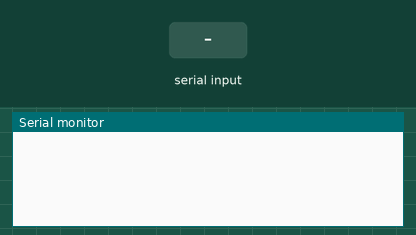
Recording of a sketch running on a simulated Arduino Uno, built with avr-gcc and run on an emulated ATmega328P. Parts: the last lines printed to the serial monitor. The test bench sets the inputs (shaded band). The modem accepts every AT command (registered, SIM ready, sends succeed) and sends nothing else.

Above: at 6.2 s.
6.3 s: "*" received over the second serial link
At 11.8 s:
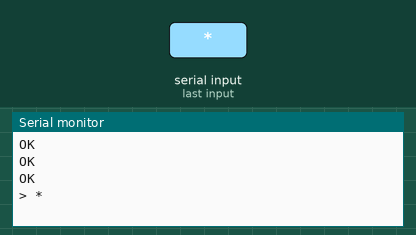
12.0 s: "1" received over the second serial link
At 17.6 s:
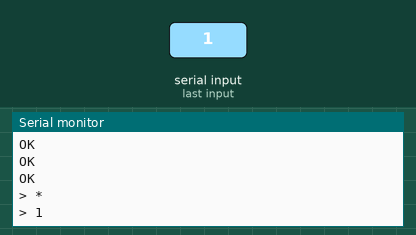

Measured:
- after the input at 6.3 s, the serial monitor: prints a new line after 4.8 s (image 1)
- after the input at 12.0 s, the serial monitor: prints a new line after 5.1 s (image 2)

The sketch:

pr.ino
```cpp
#include<SoftwareSerial.h>
SoftwareSerial GPRS(7,8);

unsigned char buffer[64];
int count = 0;
void setup() {
  // put your setup code here, to run once:
  GPRS.begin(9600);
  Serial.begin(9600);
  GPRS.println("AT");
  delay(1000);
   GPRS.println("AT+CMGF=1");
  delay(1000);
  GPRS.println("AT+CMGF?");
  delay(3000);


}
void sum(){
GPRS.println("AT+CMGS=\"+8801557267336\"");
  delay(3000);
  GPRS.println("GOOD EVENING.*");
  delay(3000);
}

void loop() {
  // put your main code here, to run repeatedly:
  sum();
  while(GPRS.available())
  {
    buffer[count++]=GPRS.read();
    if(count==64)
    {
      break;
    }
  }

  Serial.write(buffer,count);
  clearBufferArray();
  count=0;

  if(Serial.available()){
    byte b= Serial.read();
    if(b=='*'){


      GPRS.write(0x1a);

    }
    else
      GPRS.write(b);
  }
}

void clearBufferArray()
{
  for(int i=0;i<count;i++)
  {
    buffer[i]=NULL;
  }
}
```
